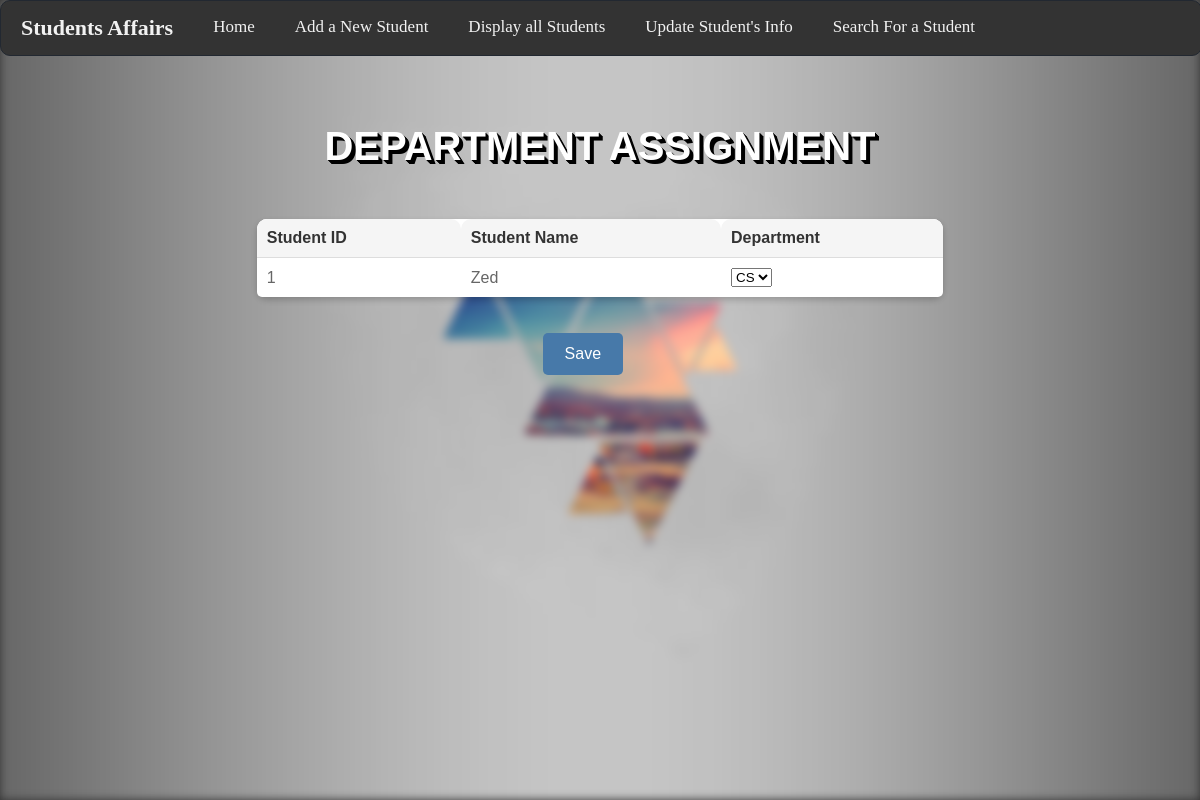
Screenshot of /department_details/1/ with the database file from the repository.
### Student/models.py (models this page shows)
class Student(models.Model):
    ID = models.CharField(max_length=255, primary_key=True)
    name = models.CharField(max_length=255)
    GPA = models.FloatField()
    birthDate = models.DateField()
    gender = models.CharField(max_length=1)
    level = models.IntegerField(validators=[MaxValueValidator(4), MinValueValidator(1)])
    status = models.CharField(max_length=8, default='Active')
    department = models.CharField(max_length=3)
    email = models.CharField(max_length=255)
    mobilePhone = models.CharField(max_length=255)

### Student/views.py (the view)
# urls.py: path('department_details/<int:student_id>/', views.department_details, name='department_details'),
@csrf_exempt
def department_details(request, student_id):
    print(student_id)
    student = Student.objects.get(ID=student_id)
    departments = ['CS', 'IS', 'IT', 'DS', 'AI']
    if request.method == 'POST':
        selected_department = request.POST.get('department')
        student.department = selected_department
        student.save()
        return redirect('search_for_student')
    return render(request, 'DepartmentAssignment.html', {
        'student': student,
        'departments': departments
    })

### Student/templates/DepartmentAssignment.html (shortened to what this page needs)
{% extends 'base.html' %}
{% load static %}
{% block content %}
	<h1 class="Header1">Department Assignment</h1>
	<div class="unique-container">
		<table class="TABLE">
			<thead>
				<tr>
					<th>Student ID</th>
					<th>Student Name</th>
					<th>Department</th>
				</tr>
			</thead>
			<tbody>
				<tr>
					<td>{{ student.ID }}</td>
					<td>{{ student.name }}</td>
					<td>
						<form method="POST" action="{% url 'department_details' student_id=student.ID %}">
							<select name="department">
								{% for department in departments %}
									<option value="{{ department }}"
											{% if student.department == department %}selected{% endif %}>
										{{ department }}
									</option>
								{% endfor %}
							</select>
						</td>
					</tr>
				</tbody>
			</table>
		<br><br>
		<input type="submit" class ="SUBMIT" value="Save" style="margin-left:45%">
	</div>
{% endblock %}

### Student/static/CSS/style.css (style rules this page uses)
.Header1 { margin: 80px 0 10px 0; font-size: 40px; font-family: 'Montserrat', sans-serif; text-transform: uppercase; text-shadow: 1px 1px 0px black, 2px 2px 0px black, 3px 3px 0px black, 4px 4px 0px black; text-align: center; margin-bottom: 10px; }
table { border-spacing: 0; width: 100%; border-collapse: collapse; margin-top: 20px; background-color: #fff; box-shadow: 0px 3px 6px rgba(0, 0, 0, 0.2); border-radius: 10px; }
th, td { padding: 10px; text-align: left; border-bottom: 1px solid #ddd; color: #666; border-radius: 0; }
th { background-color: #f5f5f5; color: #333; font-weight: bold; border-radius: 10px 10px 0 0; }
tr:last-child td { border-bottom: none; }
table tr:first-child { background-color: #fff; }
table tr:nth-child(even) td, table tr:nth-child(odd) td { border-radius: 0 0 5px 5px; }
body { font-family: 'Montserrat', sans-serif; background-color: #333; color: #FFFFFF; }
.unique-container { max-width: 1200px; margin: 0 auto; padding: 20px; }
.SUBMIT { border-radius: 5px; border: none; color: #fff; font-size: 16px; cursor: pointer; padding: 8px 15px; background-color: #4779a9; width: 80px; height: 42px; justify-content: center; align-items: center; text-align: center; margin-left: 10px; display: flex; }
.TABLE { width:60%; margin-left: 20%; }
.update th,td { padding: 10px; text-align: left; }

### rows the page displays
Student: ID "1", name "Zed", department "CS"
